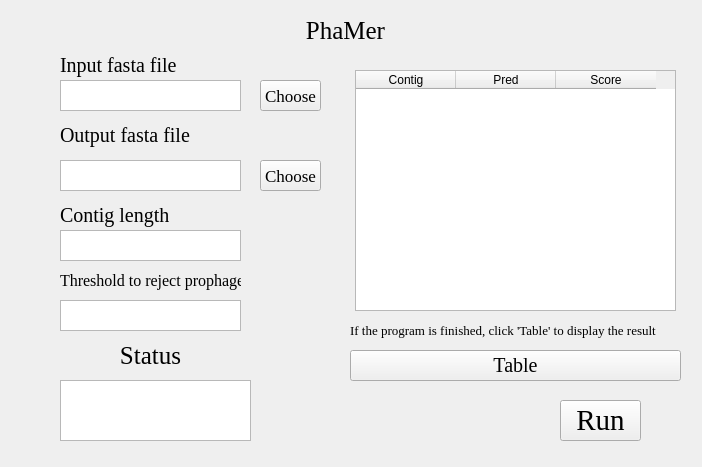
<?xml version="1.0" encoding="UTF-8"?>
<ui version="4.0">
 <class>Clustal</class>
 <widget class="QWidget" name="Clustal">
  <property name="geometry">
   <rect>
    <x>0</x>
    <y>0</y>
    <width>702</width>
    <height>467</height>
   </rect>
  </property>
  <property name="windowTitle">
   <string>Form</string>
  </property>
  <property name="styleSheet">
   <string notr="true">background-image: url(D:/Documents/Desktop/bb.png)</string>
  </property>
  <widget class="QLabel" name="label">
   <property name="geometry">
    <rect>
     <x>250</x>
     <y>10</y>
     <width>191</width>
     <height>41</height>
    </rect>
   </property>
   <property name="font">
    <font>
     <family>Times New Roman</family>
     <pointsize>19</pointsize>
    </font>
   </property>
   <property name="text">
    <string>PhaMer</string>
   </property>
   <property name="alignment">
    <set>Qt::AlignCenter</set>
   </property>
  </widget>
  <widget class="QLabel" name="label_2">
   <property name="geometry">
    <rect>
     <x>60</x>
     <y>50</y>
     <width>161</width>
     <height>31</height>
    </rect>
   </property>
   <property name="font">
    <font>
     <family>Times New Roman</family>
     <pointsize>15</pointsize>
    </font>
   </property>
   <property name="text">
    <string>Input fasta file</string>
   </property>
   <property name="alignment">
    <set>Qt::AlignLeading|Qt::AlignLeft|Qt::AlignVCenter</set>
   </property>
  </widget>
  <widget class="QTextBrowser" name="textBrowser_2">
   <property name="geometry">
    <rect>
     <x>60</x>
     <y>80</y>
     <width>181</width>
     <height>31</height>
    </rect>
   </property>
   <property name="styleSheet">
    <string notr="true">background-image: url(D:/Documents/Desktop/white.png)</string>
   </property>
  </widget>
  <widget class="QLabel" name="label_3">
   <property name="geometry">
    <rect>
     <x>60</x>
     <y>120</y>
     <width>161</width>
     <height>31</height>
    </rect>
   </property>
   <property name="font">
    <font>
     <family>Times New Roman</family>
     <pointsize>15</pointsize>
    </font>
   </property>
   <property name="text">
    <string>Output fasta file</string>
   </property>
   <property name="alignment">
    <set>Qt::AlignLeading|Qt::AlignLeft|Qt::AlignVCenter</set>
   </property>
  </widget>
  <widget class="QTextBrowser" name="textBrowser_3">
   <property name="geometry">
    <rect>
     <x>60</x>
     <y>160</y>
     <width>181</width>
     <height>31</height>
    </rect>
   </property>
   <property name="styleSheet">
    <string notr="true">background-image: url(D:/Documents/Desktop/white.png)</string>
   </property>
  </widget>
  <widget class="QPushButton" name="pushButton_2">
   <property name="geometry">
    <rect>
     <x>260</x>
     <y>80</y>
     <width>61</width>
     <height>31</height>
    </rect>
   </property>
   <property name="font">
    <font>
     <family>Times New Roman</family>
     <pointsize>13</pointsize>
    </font>
   </property>
   <property name="text">
    <string>Choose</string>
   </property>
  </widget>
  <widget class="QPushButton" name="pushButton_3">
   <property name="geometry">
    <rect>
     <x>260</x>
     <y>160</y>
     <width>61</width>
     <height>31</height>
    </rect>
   </property>
   <property name="font">
    <font>
     <family>Times New Roman</family>
     <pointsize>13</pointsize>
    </font>
   </property>
   <property name="text">
    <string>Choose</string>
   </property>
  </widget>
  <widget class="QTextBrowser" name="textBrowser">
   <property name="geometry">
    <rect>
     <x>60</x>
     <y>380</y>
     <width>191</width>
     <height>61</height>
    </rect>
   </property>
   <property name="styleSheet">
    <string notr="true">background-image: url(D:/Documents/Desktop/white.png)</string>
   </property>
  </widget>
  <widget class="QLabel" name="label_4">
   <property name="geometry">
    <rect>
     <x>100</x>
     <y>340</y>
     <width>101</width>
     <height>31</height>
    </rect>
   </property>
   <property name="font">
    <font>
     <family>Times New Roman</family>
     <pointsize>19</pointsize>
    </font>
   </property>
   <property name="text">
    <string>Status</string>
   </property>
   <property name="alignment">
    <set>Qt::AlignCenter</set>
   </property>
  </widget>
  <widget class="QPushButton" name="pushButton">
   <property name="geometry">
    <rect>
     <x>560</x>
     <y>400</y>
     <width>81</width>
     <height>41</height>
    </rect>
   </property>
   <property name="font">
    <font>
     <family>Times New Roman</family>
     <pointsize>22</pointsize>
    </font>
   </property>
   <property name="styleSheet">
    <string notr="true">background-image: url(D:/Documents/Desktop/white.png)</string>
   </property>
   <property name="text">
    <string>Run</string>
   </property>
  </widget>
  <widget class="QPushButton" name="pushButton_4">
   <property name="geometry">
    <rect>
     <x>350</x>
     <y>350</y>
     <width>331</width>
     <height>31</height>
    </rect>
   </property>
   <property name="font">
    <font>
     <family>Times New Roman</family>
     <pointsize>15</pointsize>
    </font>
   </property>
   <property name="text">
    <string>Table</string>
   </property>
  </widget>
  <widget class="QLabel" name="label_6">
   <property name="geometry">
    <rect>
     <x>350</x>
     <y>320</y>
     <width>331</width>
     <height>20</height>
    </rect>
   </property>
   <property name="font">
    <font>
     <family>Times New Roman</family>
     <pointsize>10</pointsize>
    </font>
   </property>
   <property name="text">
    <string>If the program is finished, click 'Table' to display the result</string>
   </property>
   <property name="alignment">
    <set>Qt::AlignLeading|Qt::AlignLeft|Qt::AlignVCenter</set>
   </property>
  </widget>
  <widget class="QTableWidget" name="tableWidget">
   <property name="geometry">
    <rect>
     <x>355</x>
     <y>70</y>
     <width>321</width>
     <height>241</height>
    </rect>
   </property>
   <property name="styleSheet">
    <string notr="true">background-image: url(D:/Documents/Desktop/white.png)</string>
   </property>
   <column>
    <property name="text">
     <string>Contig</string>
    </property>
   </column>
   <column>
    <property name="text">
     <string>Pred</string>
    </property>
   </column>
   <column>
    <property name="text">
     <string>Score</string>
    </property>
   </column>
  </widget>
  <widget class="QLabel" name="label_5">
   <property name="geometry">
    <rect>
     <x>60</x>
     <y>200</y>
     <width>161</width>
     <height>31</height>
    </rect>
   </property>
   <property name="font">
    <font>
     <family>Times New Roman</family>
     <pointsize>15</pointsize>
    </font>
   </property>
   <property name="text">
    <string>Contig length</string>
   </property>
   <property name="alignment">
    <set>Qt::AlignLeading|Qt::AlignLeft|Qt::AlignVCenter</set>
   </property>
  </widget>
  <widget class="QLabel" name="label_7">
   <property name="geometry">
    <rect>
     <x>60</x>
     <y>270</y>
     <width>181</width>
     <height>21</height>
    </rect>
   </property>
   <property name="font">
    <font>
     <family>Times New Roman</family>
     <pointsize>12</pointsize>
    </font>
   </property>
   <property name="text">
    <string>Threshold to reject prophage</string>
   </property>
   <property name="alignment">
    <set>Qt::AlignLeading|Qt::AlignLeft|Qt::AlignVCenter</set>
   </property>
  </widget>
  <widget class="QTextEdit" name="textEdit">
   <property name="geometry">
    <rect>
     <x>60</x>
     <y>230</y>
     <width>181</width>
     <height>31</height>
    </rect>
   </property>
   <property name="styleSheet">
    <string notr="true">background-image: url(D:/Documents/Desktop/white.png)</string>
   </property>
  </widget>
  <widget class="QTextEdit" name="textEdit_2">
   <property name="geometry">
    <rect>
     <x>60</x>
     <y>300</y>
     <width>181</width>
     <height>31</height>
    </rect>
   </property>
   <property name="styleSheet">
    <string notr="true">background-image: url(D:/Documents/Desktop/white.png)</string>
   </property>
  </widget>
 </widget>
 <resources/>
 <connections/>
</ui>
